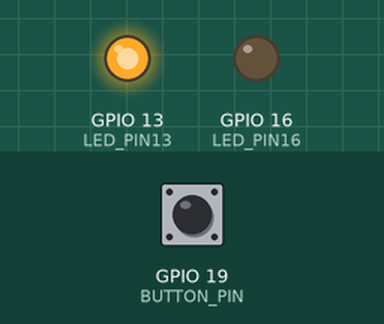
This program was run on a simulated Raspberry Pi (BCM pin numbers). Shown: output pins drawn as LEDs (lit = HIGH). Dashed ring = blinking. The test bench sets the inputs (shaded band); at power-on: GPIO 19 (BUTTON_PIN) LOW.

Above: at 1.2 s.
1.3 s: GPIO 19 (BUTTON_PIN) pulled HIGH for 0.15 s
At 2.1 s:
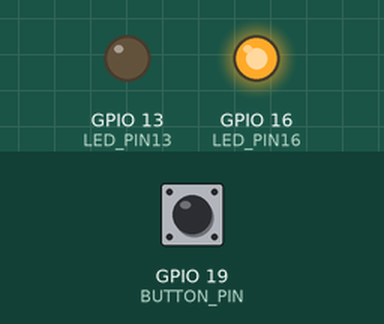
4.4 s: GPIO 19 (BUTTON_PIN) pulled HIGH for 1 s
At 6.2 s:
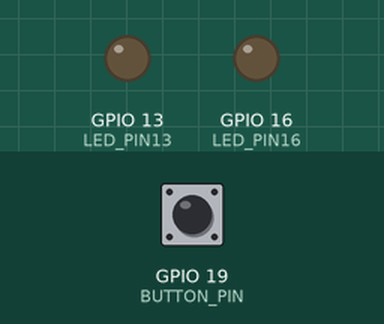
7.9 s: GPIO 19 (BUTTON_PIN) pulled HIGH for 3.2 s
At 8.3 s:
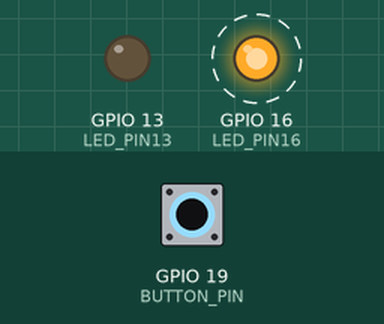
Timing chart, 0 to 13.4 s (numbered marks = the images above; inputs shaded):
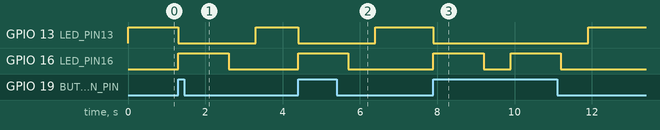

Measured:
- after the input at 1.3 s, GPIO 13 (LED_PIN13): HIGH → LOW at once, → HIGH 2.0 s later; GPIO 16 (LED_PIN16): LOW → HIGH at once, → LOW 1.3 s later
- after the input at 4.4 s, GPIO 13 (LED_PIN13): HIGH → LOW at once, → HIGH 2.0 s later; GPIO 16 (LED_PIN16): LOW → HIGH at once, → LOW 1.3 s later
- after the input at 7.9 s, GPIO 13 (LED_PIN13): HIGH → LOW at once, → HIGH 4.0 s later; GPIO 16 (LED_PIN16): alternates HIGH for 1.3 s and LOW for 0.70 s, 4 changes in all, then stays LOW, starting at once

The program:

Opdracht4c.py
```python
#Importeren van de bibiotheken vd Gpio-pinnen
import RPi.GPIO as GPIO
import time

#De pinnen waarop de de ledjes en de button zijn aangesloten op de Raspberry Pi
LED_PIN16 = 16
LED_PIN13 = 13
BUTTON_PIN = 19

#Gpio-modus naar de bcm configureren en de gpio-pin als uitgangpunt zetten voor het aansturen van het ledje en de button
GPIO.setmode(GPIO.BCM)
GPIO.setup(LED_PIN16, GPIO.OUT)
GPIO.setup(LED_PIN13, GPIO.OUT)
GPIO.setup(BUTTON_PIN, GPIO.IN, GPIO.PUD_DOWN)

while True:
    # Het lezen van de huidige status vd button
    buttonState = GPIO.input(BUTTON_PIN)
    # Op het moment dat de button ingedrukt is voer het volgende uit
    if buttonState == GPIO.HIGH:
        #Het tweede ledje is uit
        GPIO.output(LED_PIN13, GPIO.LOW)
        # Het eerste ledje knipperd voor 1.3 sec aan en 0.7 sec
        GPIO.output(LED_PIN16, GPIO.HIGH)
        time.sleep(1.3)
        GPIO.output(LED_PIN16, GPIO.LOW)
        time.sleep(0.7)

    else:
        # Het tweede ledje is aan
        GPIO.output(LED_PIN13, GPIO.HIGH)
```
